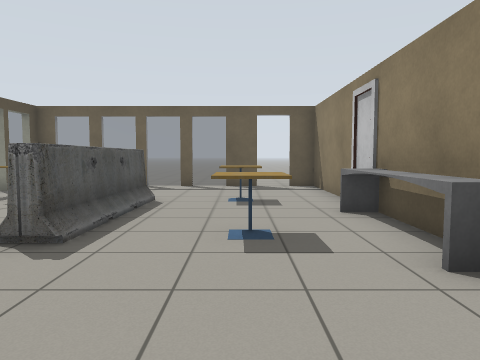
[1] (above)

12 first-person views from a walk through a Gazebo world. The camera is 1 m above the floor, tilts 4° down and sees 70° across. The lines on the ground mark 1 m squares. The floor is counted in squares, 1 m on a side. Each view is taken from the middle of a square. On the plan, view 1 faces up. The plan holds only what a view shows up to about 13 squares ahead; the rest is blank. Some surface patterns are stand-ins.

[2]
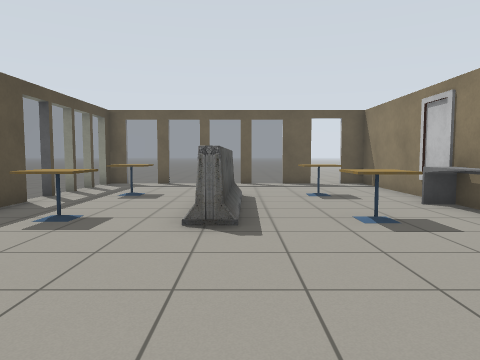

[3]
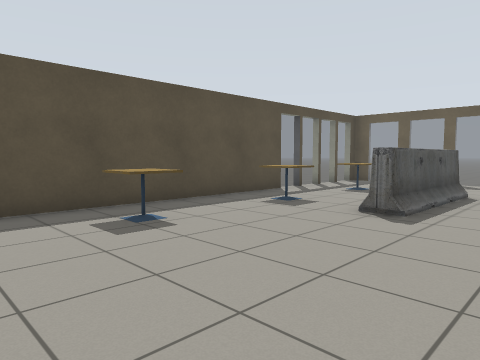

[4]
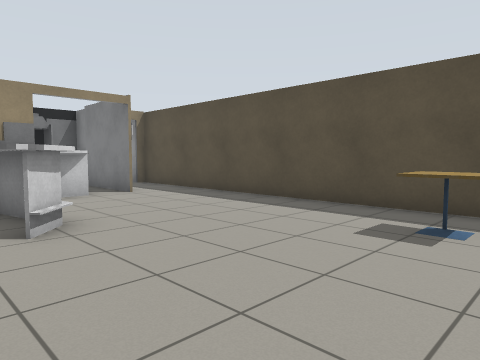

[5]
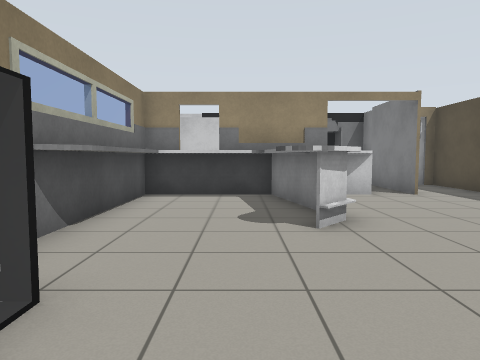

[6]
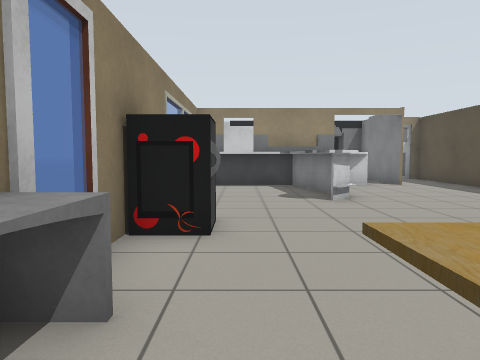

[7]
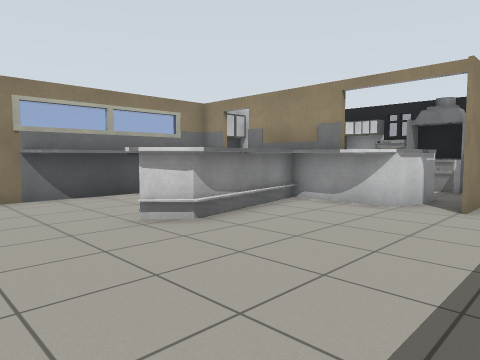

[8]
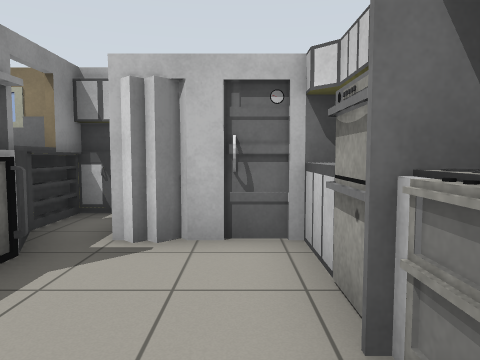

[9]
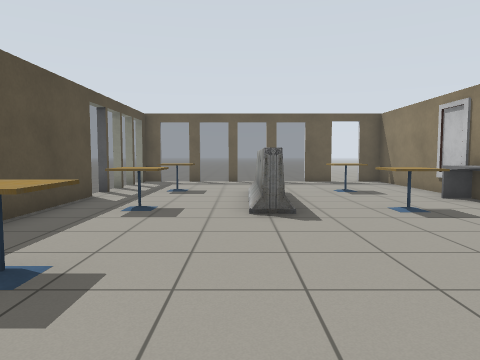

[10]
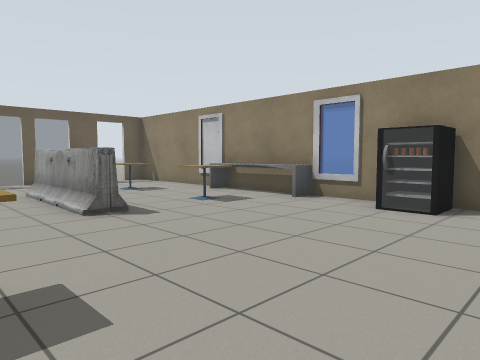

[11]
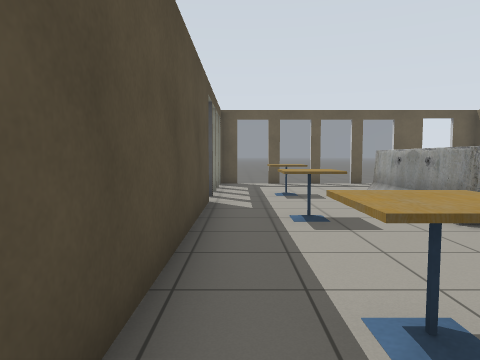

[12]
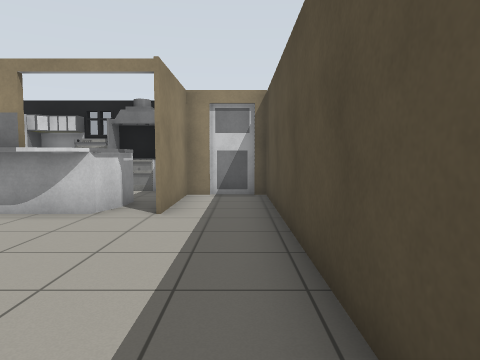

### Floor plan
Key: @ floor where view 1 was taken; # wall or solid block; . floor; = window, fence, low wall or low ledge; T cafe table; B barrier.
Columns run from 9 left of view 1 to 3 right of it. Each row starts with its distance up from view 1.
 13       ...
 12       ... ..
 11 ..#======#.##
 10 ..=.........#
  9  .=.........#
  8  .=.T..B.T..#
  7   =....B....#
  6   #....B...##
  5   #.T..B.T.#
  4   #.T.BB.T.#
  3   #........#
  2   #........==
  1   #.T.......#
  0   #......@.=#
 -1   #.........#
 -2   #........##
 -3   #....=#..#
 -4   #....=#..#
 -5   #.....#..#
 -6   #.....#==#
 -7   #.#.######
 -8   #.#.=.=###
 -9   #.#....###
-10   ###....#
-11     ######

Where each view was taken, in squares from view 1:
view 1: 0 up, 0 right, facing up
view 2: 1 down, 2 left, facing up
view 3: 2 down, 0 right, facing up-left
view 4: 2 up, 0 right, facing down-left
view 5: 2 up, 0 right, facing down
view 6: 5 up, 1 right, facing down
view 7: 0 up, 6 left, facing down-right
view 8: 10 down, 4 left, facing right
view 9: 2 down, 3 left, facing up
view 10: 2 down, 5 left, facing up-right
view 11: 1 down, 6 left, facing up
view 12: 1 down, 6 left, facing down
